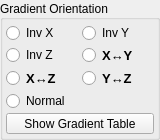
             <widget class="QGroupBox" name="GradientOrientationBox">
              <property name="maximumSize">
               <size>
                <width>160</width>
                <height>16777215</height>
               </size>
              </property>
              <property name="layoutDirection">
               <enum>Qt::LeftToRight</enum>
              </property>
              <property name="title">
               <string>Gradient Orientation</string>
              </property>
              <property name="alignment">
               <set>Qt::AlignLeading|Qt::AlignLeft|Qt::AlignVCenter</set>
              </property>
              <layout class="QVBoxLayout" name="verticalLayout_5">
               <property name="spacing">
                <number>2</number>
               </property>
               <property name="leftMargin">
                <number>3</number>
               </property>
               <property name="topMargin">
                <number>3</number>
               </property>
               <property name="rightMargin">
                <number>3</number>
               </property>
               <property name="bottomMargin">
                <number>3</number>
               </property>
               <item>
                <layout class="QGridLayout" name="gridLayout_3">
                 <property name="horizontalSpacing">
                  <number>3</number>
                 </property>
                 <property name="verticalSpacing">
                  <number>2</number>
                 </property>
                 <item row="0" column="0">
                  <widget class="QRadioButton" name="InvertX">
                   <property name="font">
                    <font>
                     <stylestrategy>PreferAntialias</stylestrategy>
                    </font>
                   </property>
                   <property name="text">
                    <string>Inv X</string>
                   </property>
                   <property name="autoExclusive">
                    <bool>false</bool>
                   </property>
                  </widget>
                 </item>
                 <item row="0" column="1">
                  <widget class="QRadioButton" name="InvertY">
                   <property name="font">
                    <font>
                     <stylestrategy>PreferAntialias</stylestrategy>
                    </font>
                   </property>
                   <property name="text">
                    <string>Inv Y</string>
                   </property>
                   <property name="autoExclusive">
                    <bool>false</bool>
                   </property>
                  </widget>
                 </item>
                 <item row="1" column="0">
                  <widget class="QRadioButton" name="InvertZ">
                   <property name="font">
                    <font>
                     <stylestrategy>PreferAntialias</stylestrategy>
                    </font>
                   </property>
                   <property name="text">
                    <string>Inv Z</string>
                   </property>
                   <property name="autoExclusive">
                    <bool>false</bool>
                   </property>
                  </widget>
                 </item>
                 <item row="1" column="1">
                  <widget class="QRadioButton" name="SwapXY">
                   <property name="font">
                    <font>
                     <pointsize>10</pointsize>
                     <weight>75</weight>
                     <bold>true</bold>
                     <stylestrategy>PreferAntialias</stylestrategy>
                    </font>
                   </property>
                   <property name="text">
                    <string>X↔Y</string>
                   </property>
                   <property name="autoExclusive">
                    <bool>false</bool>
                   </property>
                  </widget>
                 </item>
                 <item row="2" column="0">
                  <widget class="QRadioButton" name="SwapXZ">
                   <property name="font">
                    <font>
                     <pointsize>10</pointsize>
                     <weight>75</weight>
                     <bold>true</bold>
                     <stylestrategy>PreferAntialias</stylestrategy>
                    </font>
                   </property>
                   <property name="text">
                    <string>X↔Z</string>
                   </property>
                   <property name="autoExclusive">
                    <bool>false</bool>
                   </property>
                  </widget>
                 </item>
                 <item row="2" column="1">
                  <widget class="QRadioButton" name="SwapYZ">
                   <property name="font">
                    <font>
                     <pointsize>10</pointsize>
                     <weight>75</weight>
                     <bold>true</bold>
                     <stylestrategy>PreferAntialias</stylestrategy>
                     <kerning>true</kerning>
                    </font>
                   </property>
                   <property name="text">
                    <string>Y↔Z</string>
                   </property>
                   <property name="autoExclusive">
                    <bool>false</bool>
                   </property>
                  </widget>
                 </item>
                </layout>
               </item>
               <item>
                <widget class="QRadioButton" name="Normal">
                 <property name="text">
                  <string>Normal</string>
                 </property>
                </widget>
               </item>
               <item>
                <widget class="QPushButton" name="ShowTableButton">
                 <property name="minimumSize">
                  <size>
                   <width>0</width>
                   <height>20</height>
                  </size>
                 </property>
                 <property name="text">
                  <string>Show Gradient Table</string>
                 </property>
                </widget>
               </item>
              </layout>
             </widget>
